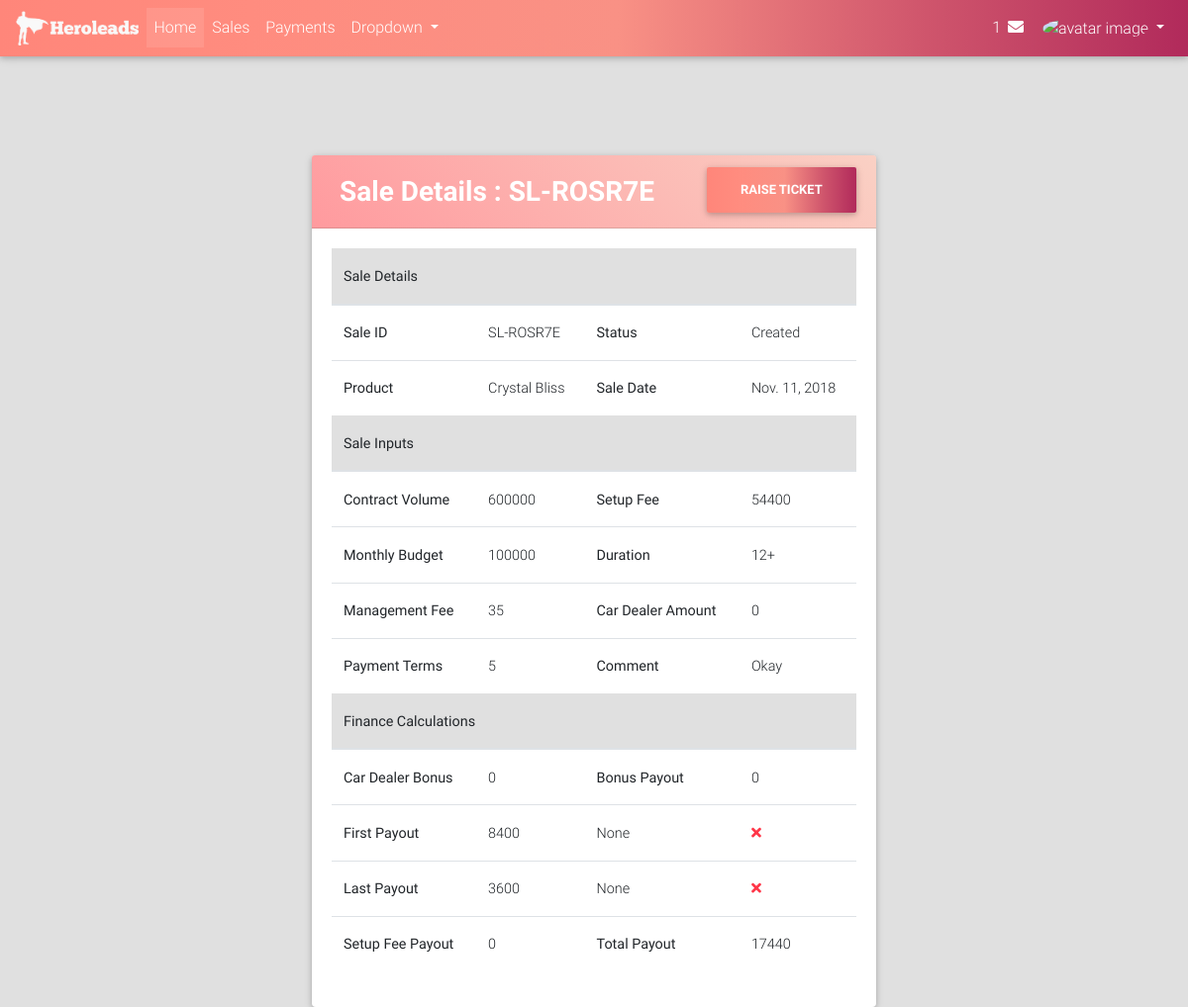
Page /sales/detail/2/ (signed in) on the committed database.
### sales/models.py (models this page shows, shortened)
class Sale(models.Model):
    SALE_STATUS_CHOICES = (("CR", "Created"), ("AP", "Approved"), ("CP", "Completed"), ("DC", "Declined"))
    agent = models.ForeignKey(User, on_delete=models.CASCADE)
    campaign_name = models.CharField(max_length=128)
    sale_date = models.DateField()
    setup_fee = models.PositiveIntegerField()
    contract_volume = models.PositiveIntegerField()
    monthly_budget = models.PositiveIntegerField()
    duration = models.ForeignKey(Duration, on_delete=models.PROTECT)
    management_fee = models.PositiveIntegerField()
    car_dealer_amount = models.PositiveIntegerField()
    payment_terms = models.PositiveIntegerField()
    agent_comment = models.TextField(verbose_name="Comment", blank=True)
    first_commission_paid = models.BooleanField(default=False)
    last_commission_paid = models.BooleanField(default=False)
    first_commission_pay_on = models.DateField(blank=True, null=True)
    last_commission_pay_on = models.DateField(blank=True, null=True)
    finance_comment = models.TextField(blank=True)
    commission_applicable = models.FloatField(blank=True, null=True)
    payment_term_intz = models.PositiveIntegerField(blank=True, null=True)
    car_dealer_bonus = models.PositiveIntegerField(blank=True, null=True)
    multiplier_applicable = models.FloatField(blank=True, null=True)
    setup_fee_payout = models.PositiveIntegerField(blank=True, null=True)
    first_payout = models.PositiveIntegerField(blank=True, null=True)
    last_payout = models.PositiveIntegerField(blank=True, null=True)
    bonus_payout = models.PositiveIntegerField(blank=True, null=True)
    total_payout = models.PositiveIntegerField(blank=True, null=True)
    sale_id = models.CharField(max_length=32, default=sale_id_generator)
    status = models.CharField(max_length=2, choices=SALE_STATUS_CHOICES, default="CR")
    created_on = models.DateTimeField(auto_now_add=True)

### calcons/models.py (models this page shows)
class Duration(models.Model):
    min_value = models.PositiveIntegerField()
    max_value = models.PositiveIntegerField(blank=True, null=True)
    commission_applicable = models.FloatField()
    is_active = models.BooleanField(default=True)
    def __str__(self):
        return "{}".format(self.get_duration_display_text)
    @property
    def get_duration_display_text(self):
        if self.min_value and self.max_value:
            return "{}-{}".format(self.min_value, self.max_value)
        elif self.min_value and not self.max_value:
            return "{}+".format(self.min_value)

### sales/views.py (the view)
# urls.py: url(r'^detail/(?P<id>[0-9]+)/$', views.SaleDetailView.as_view(), name="detail"),
class SaleDetailView(LoginRequiredMixin, DetailView):
    model = Sale
    context_object_name = "sale"
    template_name = "sales/detail.html"
    slug_field = "id"
    slug_url_kwarg = "id"
    def get_object(self, queryset=None):
        sale = super().get_object()
        if sale.agent == self.request.user:
            return sale
        raise Http404("Sale not found!")

### portal/templates/sales/detail.html (shortened to what this page needs)
{% extends "portal/base.html" %}
{% load crispy_forms_tags %}
{% block content %}
    <br><br><br><br>
    <div class="col-lg-6" style="margin: auto">
        <div class="card clearfix">
            <div class="card-header warm-flame-gradient clearfix">
                <div class="page_heading float-left">
                <h3 class="white-text font-weight-bold m-2">Sale Details : {{ sale.sale_id }}</h3>
                </div>
                <div class="create_sale_btn float-right">
                    <a href="{% url "sales:add" %}"><button class="btn young-passion-gradient font-weight-bold text-white m-0">Raise Ticket</button></a>
                </div>
            </div>
            <div class="card-body">
                <div class="detail_table">
                    <table class="table detail_table table-hover">
                        <thead class="bg-light">
                            <th colspan="4">Sale Details</th>
                        </thead>
                        <tr>
                            <th>Sale ID</th>
                            <td>{{ sale.sale_id }}</td>
                            <th>Status</th>
                            <td>{{ sale.get_status_display }}</td>
                        </tr>
                        <tr>
                            <th>Product</th>
                            <td>{{ sale.campaign_name }}</td>
                            <th>Sale Date</th>
                            <td>{{ sale.sale_date }}</td>
                        </tr>
                        <thead class="bg-light">
                            <th colspan="4">Sale Inputs</th>
                        </thead>
                        <tr>
                            <th>Contract Volume</th>
                            <td>{{ sale.contract_volume }}</td>
                            <th>Setup Fee</th>
                            <td>{{ sale.setup_fee }}</td>
                        </tr>
                        <tr>
                            <th>Monthly Budget</th>
                            <td>{{ sale.monthly_budget }}</td>
                            <th>Duration</th>
                            <td>{{ sale.duration }}</td>
                        </tr>
                        <tr>
                            <th>Management Fee</th>
                            <td>{{ sale.management_fee }}</td>
                            <th>Car Dealer Amount</th>
                            <td>{{ sale.car_dealer_amount }}</td>
                        </tr>
                        <tr>
                            <th>Payment Terms</th>
                            <td>{{ sale.payment_terms }}</td>
                            <th>Comment</th>
                            <td>{{ sale.agent_comment|default:"-" }}</td>
                        </tr>
                        <thead class="bg-light">
                            <th colspan="4">Finance Calculations</th>
                        </thead>
                        <tr>
                            <th>Car Dealer Bonus</th>
                            <td>{{ sale.car_dealer_bonus }}</td>
                            <th>Bonus Payout</th>
                            <td>{{ sale.bonus_payout }}</td>
                        </tr>
                        <tr>
                            <th>First Payout</th>
                            <td>{{ sale.first_payout }}</td>
                            <td>{{ sale.first_commission_pay_on }}</td>
                            <td>
                                <i class="fa {% if sale.first_commission_paid %}fa-check text-success{% else %}fa-times text-danger{% endif %}"></i>
                            </td>
                        </tr>
                        <tr>
                            <th>Last Payout</th>
                            <td>{{ sale.last_payout }}</td>
                            <td>{{ sale.last_commission_pay_on }}</td>
                            <td>
                                <i class="fa {% if sale.last_commission_paid %}fa-check text-success{% else %}fa-times text-danger{% endif %}"></i>
                            </td>
                        </tr>
                        <tr>
                            <th>Setup Fee Payout</th>
                            <td>{{ sale.bonus_payout }}</td>
                            <th>Total Payout</th>
                            <td>{{ sale.total_payout }}</td>
                        </tr>
                    </table>
                </div>
            </div>
        </div>
    </div>
{% endblock %}

### rows in the picture
Sale: sale_id "SL-ROSR7E", status "Created", campaign_name "Crystal Bliss", sale_date "Nov. 11, 2018", contract_volume "600000", setup_fee "54400", monthly_budget "100000", duration "12+", management_fee "35", car_dealer_amount "0", payment_terms "5", agent_comment "Okay", car_dealer_bonus "0", bonus_payout "0", first_payout "8400", first_commission_pay_on "None", last_payout "3600", last_commission_pay_on "None", total_payout "17440"
